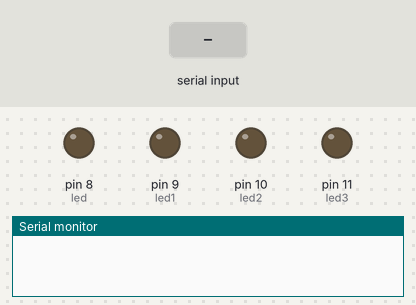
Recording of a program running on a simulated Arduino Uno, built with avr-gcc and run on an emulated ATmega328P. Shown: output pins drawn as LEDs (lit = HIGH), the last lines printed to the serial monitor. Inputs (shaded band) come from the test bench.

Above: at 1.2 s.
1.3 s: "1" received over Serial
At 2.1 s:
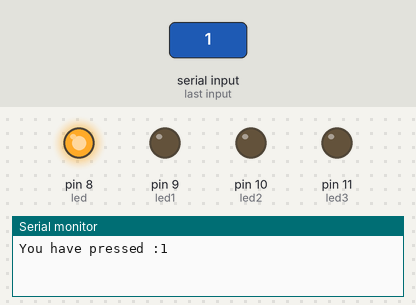
2.8 s: "2" received over Serial
At 3.3 s:
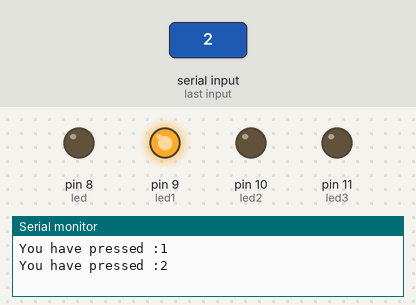
4.3 s: "3" received over Serial
At 5.5 s:
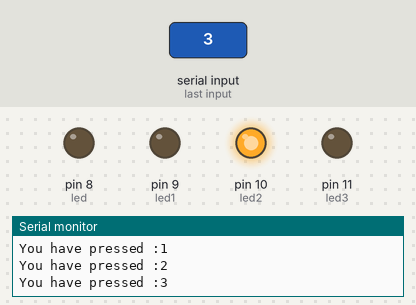
5.8 s: "4" received over Serial
At 6.8 s:
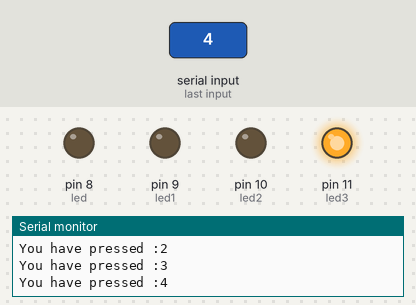
7.3 s: "0" received over Serial
At 7.9 s:
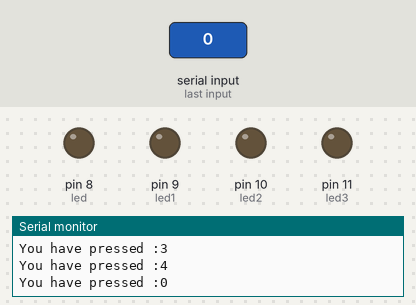
Timing chart, 0 to 9.8 s (numbered marks = the images above; inputs shaded):
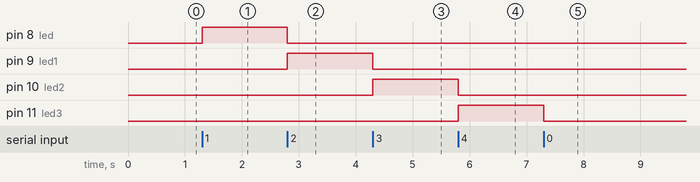

Measured:
- after the input at 1.3 s, pin 8 (led): LOW → HIGH at once
- after the input at 2.8 s, pin 8 (led): HIGH → LOW at once; pin 9 (led1): LOW → HIGH at once
- after the input at 4.3 s, pin 9 (led1): HIGH → LOW at once; pin 10 (led2): LOW → HIGH at once
- after the input at 5.8 s, pin 10 (led2): HIGH → LOW at once; pin 11 (led3): LOW → HIGH at once
- after the input at 7.3 s, pin 11 (led3): HIGH → LOW at once

The program:

main.cpp
```cpp
#include <Arduino.h>
char val;
int led = 8;
int led1 = 9;
int led2 = 10;
int led3 = 11;
void setup()
{
  Serial.begin(9600);
  pinMode(led, OUTPUT);
  pinMode(led1, OUTPUT);
  pinMode(led2, OUTPUT);
  pinMode(led3, OUTPUT);
}
void loop()
{
  if (Serial.available() > 0)
  {
    val = Serial.read();
    Serial.print("You have pressed :");
    Serial.println(val);
    switch (val)
    {
    case '0':
      digitalWrite(led, LOW);
      digitalWrite(led1, LOW);
      digitalWrite(led2, LOW);
      digitalWrite(led3, LOW);
      break;
    case '1':
      digitalWrite(led, HIGH);
      digitalWrite(led1, LOW);
      digitalWrite(led2, LOW);
      digitalWrite(led3, LOW);
      break;
    case '2':
      digitalWrite(led, LOW);
      digitalWrite(led1, HIGH);
      digitalWrite(led2, LOW);
      digitalWrite(led3, LOW);
      break;
    case '3':
      digitalWrite(led, LOW);
      digitalWrite(led1, LOW);
      digitalWrite(led2, HIGH);
      digitalWrite(led3, LOW);
      break;
    case '4':
      digitalWrite(led, LOW);
      digitalWrite(led1, LOW);
      digitalWrite(led2, LOW);
      digitalWrite(led3, HIGH);
      break;
    default:
      Serial.println("Undefine input");
      break;
    }
  }
}
```
